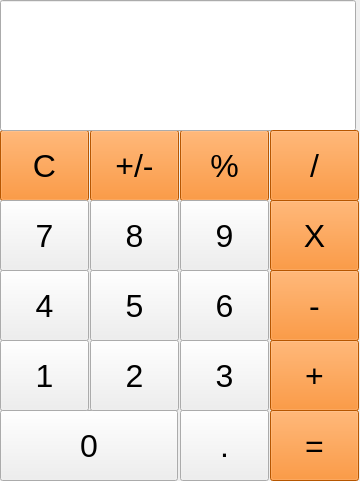
<?xml version="1.0" encoding="UTF-8"?>
<ui version="4.0">
 <class>Calculator</class>
 <widget class="QMainWindow" name="Calculator">
  <property name="geometry">
   <rect>
    <x>0</x>
    <y>0</y>
    <width>360</width>
    <height>481</height>
   </rect>
  </property>
  <property name="tabletTracking">
   <bool>true</bool>
  </property>
  <property name="windowTitle">
   <string>Calculator</string>
  </property>
  <property name="autoFillBackground">
   <bool>true</bool>
  </property>
  <property name="animated">
   <bool>false</bool>
  </property>
  <widget class="QWidget" name="centralwidget">
   <widget class="QPushButton" name="clear">
    <property name="geometry">
     <rect>
      <x>0</x>
      <y>130</y>
      <width>89</width>
      <height>71</height>
     </rect>
    </property>
    <property name="font">
     <font>
      <pointsize>24</pointsize>
     </font>
    </property>
    <property name="styleSheet">
     <string notr="true">background-color: rgb(255, 120, 0);</string>
    </property>
    <property name="text">
     <string>C</string>
    </property>
   </widget>
   <widget class="QPushButton" name="plus_minus">
    <property name="geometry">
     <rect>
      <x>90</x>
      <y>130</y>
      <width>89</width>
      <height>71</height>
     </rect>
    </property>
    <property name="font">
     <font>
      <pointsize>24</pointsize>
     </font>
    </property>
    <property name="styleSheet">
     <string notr="true">QPushButton {
	background-color:rgb(255, 120, 0);
   
}</string>
    </property>
    <property name="text">
     <string>+/-</string>
    </property>
   </widget>
   <widget class="QPushButton" name="precent">
    <property name="geometry">
     <rect>
      <x>180</x>
      <y>130</y>
      <width>89</width>
      <height>71</height>
     </rect>
    </property>
    <property name="font">
     <font>
      <pointsize>24</pointsize>
     </font>
    </property>
    <property name="styleSheet">
     <string notr="true">QPushButton {
	background-color:rgb(255, 120, 0);
   
}</string>
    </property>
    <property name="text">
     <string>%</string>
    </property>
   </widget>
   <widget class="QPushButton" name="button6">
    <property name="geometry">
     <rect>
      <x>180</x>
      <y>270</y>
      <width>89</width>
      <height>71</height>
     </rect>
    </property>
    <property name="font">
     <font>
      <pointsize>24</pointsize>
     </font>
    </property>
    <property name="text">
     <string>6</string>
    </property>
   </widget>
   <widget class="QPushButton" name="button4">
    <property name="geometry">
     <rect>
      <x>0</x>
      <y>270</y>
      <width>89</width>
      <height>71</height>
     </rect>
    </property>
    <property name="font">
     <font>
      <pointsize>24</pointsize>
     </font>
    </property>
    <property name="text">
     <string>4</string>
    </property>
   </widget>
   <widget class="QPushButton" name="button5">
    <property name="geometry">
     <rect>
      <x>90</x>
      <y>270</y>
      <width>89</width>
      <height>71</height>
     </rect>
    </property>
    <property name="font">
     <font>
      <pointsize>24</pointsize>
     </font>
    </property>
    <property name="text">
     <string>5</string>
    </property>
   </widget>
   <widget class="QPushButton" name="dot">
    <property name="geometry">
     <rect>
      <x>180</x>
      <y>410</y>
      <width>89</width>
      <height>71</height>
     </rect>
    </property>
    <property name="font">
     <font>
      <pointsize>24</pointsize>
     </font>
    </property>
    <property name="styleSheet">
     <string notr="true"/>
    </property>
    <property name="text">
     <string>.</string>
    </property>
   </widget>
   <widget class="QPushButton" name="button0">
    <property name="geometry">
     <rect>
      <x>0</x>
      <y>410</y>
      <width>178</width>
      <height>71</height>
     </rect>
    </property>
    <property name="font">
     <font>
      <pointsize>24</pointsize>
     </font>
    </property>
    <property name="text">
     <string>0</string>
    </property>
   </widget>
   <widget class="QPushButton" name="button3">
    <property name="geometry">
     <rect>
      <x>180</x>
      <y>340</y>
      <width>89</width>
      <height>71</height>
     </rect>
    </property>
    <property name="font">
     <font>
      <pointsize>24</pointsize>
     </font>
    </property>
    <property name="text">
     <string>3</string>
    </property>
   </widget>
   <widget class="QPushButton" name="button1">
    <property name="geometry">
     <rect>
      <x>0</x>
      <y>340</y>
      <width>89</width>
      <height>71</height>
     </rect>
    </property>
    <property name="font">
     <font>
      <pointsize>24</pointsize>
     </font>
    </property>
    <property name="text">
     <string>1</string>
    </property>
   </widget>
   <widget class="QPushButton" name="button2">
    <property name="geometry">
     <rect>
      <x>90</x>
      <y>340</y>
      <width>89</width>
      <height>71</height>
     </rect>
    </property>
    <property name="font">
     <font>
      <pointsize>24</pointsize>
     </font>
    </property>
    <property name="text">
     <string>2</string>
    </property>
   </widget>
   <widget class="QPushButton" name="button9">
    <property name="geometry">
     <rect>
      <x>180</x>
      <y>200</y>
      <width>89</width>
      <height>71</height>
     </rect>
    </property>
    <property name="font">
     <font>
      <pointsize>24</pointsize>
     </font>
    </property>
    <property name="text">
     <string>9</string>
    </property>
   </widget>
   <widget class="QPushButton" name="button7">
    <property name="geometry">
     <rect>
      <x>0</x>
      <y>200</y>
      <width>89</width>
      <height>71</height>
     </rect>
    </property>
    <property name="font">
     <font>
      <pointsize>24</pointsize>
     </font>
    </property>
    <property name="text">
     <string>7</string>
    </property>
   </widget>
   <widget class="QPushButton" name="button8">
    <property name="geometry">
     <rect>
      <x>90</x>
      <y>200</y>
      <width>89</width>
      <height>71</height>
     </rect>
    </property>
    <property name="font">
     <font>
      <pointsize>24</pointsize>
     </font>
    </property>
    <property name="text">
     <string>8</string>
    </property>
   </widget>
   <widget class="QLineEdit" name="Line">
    <property name="geometry">
     <rect>
      <x>0</x>
      <y>0</y>
      <width>356</width>
      <height>131</height>
     </rect>
    </property>
    <property name="font">
     <font>
      <pointsize>24</pointsize>
     </font>
    </property>
    <property name="styleSheet">
     <string notr="true">QPushButton {
	background-color: rgb(142, 154, 98);
   
}</string>
    </property>
    <property name="alignment">
     <set>Qt::AlignRight|Qt::AlignTrailing|Qt::AlignVCenter</set>
    </property>
   </widget>
   <widget class="QPushButton" name="div">
    <property name="geometry">
     <rect>
      <x>270</x>
      <y>130</y>
      <width>89</width>
      <height>71</height>
     </rect>
    </property>
    <property name="font">
     <font>
      <pointsize>24</pointsize>
     </font>
    </property>
    <property name="styleSheet">
     <string notr="true">QPushButton {
	background-color:rgb(255, 120, 0);
   
}</string>
    </property>
    <property name="text">
     <string>/</string>
    </property>
   </widget>
   <widget class="QPushButton" name="minus">
    <property name="geometry">
     <rect>
      <x>270</x>
      <y>270</y>
      <width>89</width>
      <height>71</height>
     </rect>
    </property>
    <property name="font">
     <font>
      <pointsize>24</pointsize>
     </font>
    </property>
    <property name="styleSheet">
     <string notr="true">QPushButton {
	background-color:rgb(255, 120, 0);
   
}</string>
    </property>
    <property name="text">
     <string>-</string>
    </property>
   </widget>
   <widget class="QPushButton" name="plus">
    <property name="geometry">
     <rect>
      <x>270</x>
      <y>340</y>
      <width>89</width>
      <height>71</height>
     </rect>
    </property>
    <property name="font">
     <font>
      <pointsize>24</pointsize>
     </font>
    </property>
    <property name="styleSheet">
     <string notr="true">QPushButton {
	background-color:rgb(255, 120, 0);
   
}</string>
    </property>
    <property name="text">
     <string>+</string>
    </property>
   </widget>
   <widget class="QPushButton" name="mul">
    <property name="geometry">
     <rect>
      <x>270</x>
      <y>200</y>
      <width>89</width>
      <height>71</height>
     </rect>
    </property>
    <property name="font">
     <font>
      <pointsize>24</pointsize>
     </font>
    </property>
    <property name="styleSheet">
     <string notr="true">QPushButton {
	background-color:rgb(255, 120, 0);
   
}</string>
    </property>
    <property name="text">
     <string>X</string>
    </property>
   </widget>
   <widget class="QPushButton" name="equal">
    <property name="geometry">
     <rect>
      <x>270</x>
      <y>410</y>
      <width>89</width>
      <height>71</height>
     </rect>
    </property>
    <property name="font">
     <font>
      <pointsize>24</pointsize>
     </font>
    </property>
    <property name="styleSheet">
     <string notr="true">QPushButton {
	background-color:rgb(255, 120, 0);
   
}</string>
    </property>
    <property name="text">
     <string>=</string>
    </property>
   </widget>
  </widget>
 </widget>
 <resources/>
 <connections/>
</ui>
